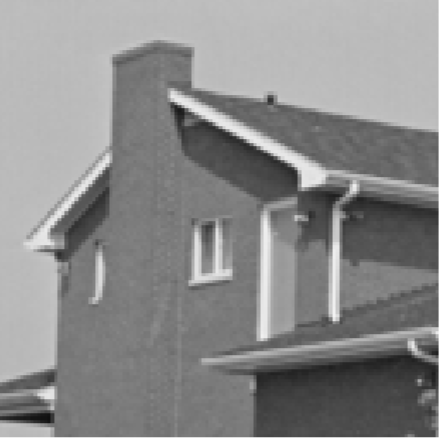
#> input picture ADMM.PNG, 442 x 438 px, found by its file name
$ python PnPADMM.py
#> lines starting #> are read from the running program, lines starting #| are printed output that depends on the picture
import numpy as np
import matplotlib.pyplot as plt
import scipy.signal
from numpy.fft import fft2, ifft2, ifftshift
from numpy.random import randn
from skimage import io, color, img_as_float
from skimage.metrics import peak_signal_noise_ratio as psnr
from bm3d import bm3d
from scipy.sparse.linalg import cg, LinearOperator


def gaussian_kernel(size=25, sigma=1):
    """Create normalized 2D Gaussian kernel."""
    ax = np.linspace(-(size // 2), size // 2, size)
    xx, yy = np.meshgrid(ax, ax)
    kernel = np.exp(-(xx**2 + yy**2) / (2. * sigma**2))
    kernel /= kernel.sum()
    return kernel


def blur_and_noise(img, kernel, noise_std=1/255):
    """Apply Gaussian blur and additive white noise."""
    y_blur = scipy.signal.convolve2d(img, kernel, mode='same', boundary='symm')
    y = y_blur + noise_std * np.random.randn(*img.shape)
    return np.clip(y, 0, 1)


def pnp_admm_deconv(y, h, gt=None, lam=1e-2, rho0=1e-2,
                    gamma=1.2, max_iter=50, show_log=True):
    """
    Plug-and-Play ADMM for image deconvolution using BM3D.
    f(x) = ||y - h*x||^2
    Denoiser acts as proximal of g(x).
    """

    pad = h.shape[0] // 2
    y_pad = np.pad(y, pad, mode='symmetric')

    H = fft2(h, s=y_pad.shape)
    Hc = np.conj(H)


    x = y_pad.copy()
    v = y_pad.copy()
    u = np.zeros_like(y_pad)
    rho = rho0
    psnrs = []

    for k in range(max_iter):

        num = Hc * fft2(y_pad) + rho * fft2(v - u)
        den = np.abs(H)**2 + rho
        x = np.real(ifft2(num / den))


        sigma = np.sqrt(lam / rho)
        v = bm3d(x + u, sigma_psd=sigma)


        u = u + (x - v)


        rho *= gamma


        if gt is not None and ((k + 1) % 10 == 0 or k == 0):
            x_crop = x[pad:-pad, pad:-pad]
            cur_psnr = psnr(gt, np.clip(x_crop, 0, 1))
            psnrs.append(cur_psnr)
            if show_log:
                print(f"[Deconv] Iter {k+1:03d}: rho={rho:.3e}, sigma={sigma:.4f}, PSNR={cur_psnr:.2f} dB")

    # Crop padded borders
    x_final = np.clip(x[pad:-pad, pad:-pad], 0, 1)
    return x_final, psnrs


# [56 lines left out: function pnp_admm_cs, not called in this run]


if __name__ == "__main__":


    url = "ADMM.png"
    gt = io.imread(url)
#> gt is the input picture: shape (438, 442, 4); mean R, G, B, A 138.9, 138.9, 138.9, 255
    if gt.ndim == 3:
        if gt.shape[2] == 4:
            gt = gt[..., :3]
#> gt: shape (438, 442, 3)
        gt = color.rgb2gray(gt)
#> gt: shape (438, 442) float64
    gt = img_as_float(gt)
    gt = gt[:128, :128]  # resize for faster testing
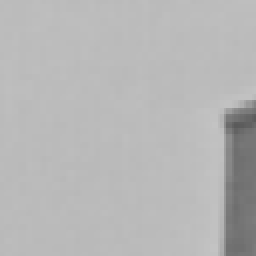
#> gt: shape (128, 128) float64 (shown 2 times larger); min 0.353, max 0.769, mean 0.715
    print("Loaded image shape:", gt.shape)
#| Loaded image shape: (128, 128)


    for s_blur in [1, 3]:
        h = gaussian_kernel(25, s_blur)
        y = blur_and_noise(gt, h)
        print(f"\n=== Deconvolution for blur sigma={s_blur} ===")
#> (the run stopped early here; a loop or call above may not have finished)
